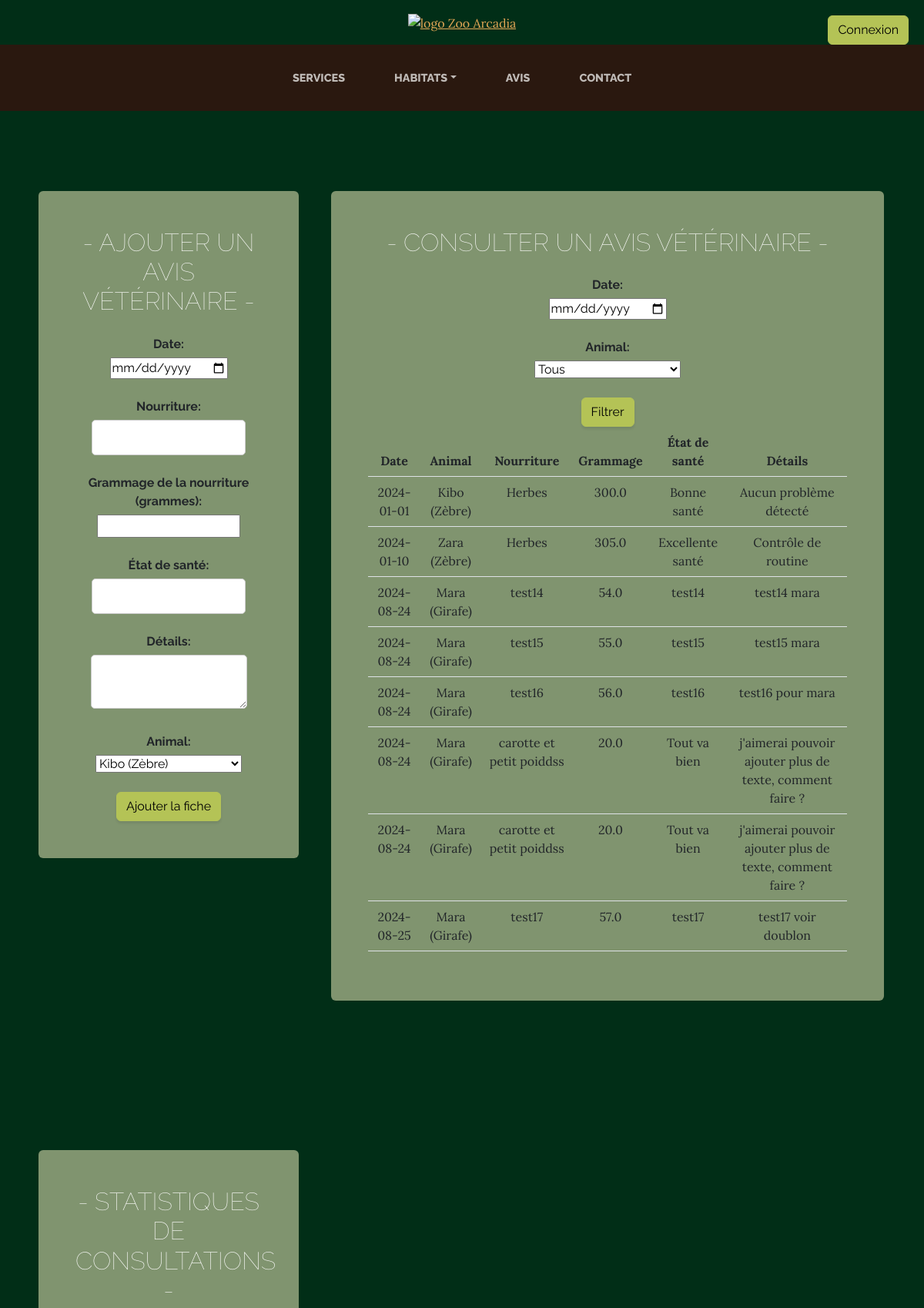
The page /admin (upper part) on the database its author committed.
### app.py (models this page shows)
class VetRecord(db.Model):
    id = db.Column(db.Integer, primary_key=True)
    date = db.Column(db.Date, nullable=False)
    food = db.Column(db.String(100), nullable=False)
    weight = db.Column(db.Float, nullable=False)
    health_status = db.Column(db.String(200), nullable=False)
    details = db.Column(db.Text, nullable=True)
    animal_id = db.Column(db.Integer, db.ForeignKey('animal.id'), nullable=False)
    animal = db.relationship('Animal', back_populates='vet_records')
    consultation_count = db.Column(db.Integer, default=0)  # Nouveau champ pour le compteur de consultations

class Animal(db.Model):
    id = db.Column(db.Integer, primary_key=True)
    name = db.Column(db.String(100), nullable=False)
    species = db.Column(db.String(100), nullable=False)
    image = db.Column(db.String(200))
    habitat_id = db.Column(db.Integer, db.ForeignKey('habitat.id'), nullable=False)
    vet_records = db.relationship('VetRecord', back_populates='animal', lazy=True)
    consultation_count = db.Column(db.Integer, default=0)  # Nouvelle colonne pour le compteur de consultations

### app.py (the view, shortened to what this page needs)
@app.route('/admin', methods=['GET', 'POST'])
def admin():
    animals = Animal.query.all()
    vet_records = VetRecord.query.all()
    habitats = Habitat.query.all()  # Ajoutez cette ligne pour récupérer les habitats
    consultation_counts = {animal.id: 0 for animal in animals}
    for record in vet_records:
        consultation_counts[record.animal_id] += record.consultation_count
    return render_template('admin.html', animals=animals, vet_records=vet_records, habitats=habitats, consultation_counts=consultation_counts)

### templates/admin.html (shortened to what this page needs)
<!DOCTYPE html>
<html lang="en">
    <head>
        <link href="../static/css/styles.css" rel="stylesheet" />
    </head>
    <body>
        <header classe="text-center">
            <a href="{{ url_for('home') }}">
                <img class="img-logo center" src="/static/assets/img/logo.png" alt="logo Zoo Arcadia" />
            </a>
            <a href="{{ url_for('register') }}" class="btn btn-primary btn-connexion">Connexion</a>
        </header>
        <nav class="navbar navbar-expand-lg navbar-dark py-lg-4" id="mainNav">
            <div class="container">
                <div class="collapse navbar-collapse" id="navbarSupportedContent">
                    <ul class="navbar-nav mx-auto">
                        <li class="nav-item px-lg-4"><a class="nav-link text-uppercase" href="{{ url_for('services') }}">Services</a></li>
                        <li class="nav-item px-lg-4 dropdown">
                            <a class="nav-link text-uppercase dropdown-toggle" href="{{ url_for('habitats') }}" id="navbarDropdown" role="button" data-bs-toggle="dropdown" aria-expanded="false">Habitats</a>
                        </li>
                        <li class="nav-item px-lg-4"><a class="nav-link text-uppercase" href="{{ url_for('home') }}#avis">Avis</a></li>
                        <li class="nav-item px-lg-4"><a class="nav-link text-uppercase" href="{{ url_for('contact') }}">Contact</a></li>
                    </ul>
                </div>
            </div>
        </nav>
        <section class="page-section2 cta2">
            <div class="container">
                <div class="row">
                    <div class="col-xl-14 mx-auto">
                        <div class="row">
                            <div class="col-md-4">
                                <div class="inner5 bg-faded text-center rounded">
                                    <h2 class="section-heading mb-4">
                                        <span class="section-heading-lower2">- Ajouter un avis vétérinaire -</span>
                                    </h2>
                                    <form method="POST" action="{{ url_for('admin') }}">
                                        <label for="date">Date:</label><br>
                                        <input type="date" id="date" name="date" required><br><br>
                                        <label for="food">Nourriture:</label><br>
                                        <input type="text" id="food" name="food" required><br><br>
                                        <label for="weight">Grammage de la nourriture (grammes):</label><br>
                                        <input type="number" step="0.1" id="weight" name="weight" required><br><br>
                                        <label for="health_status">État de santé:</label><br>
                                        <input type="text" id="health_status" name="health_status" required><br><br>
                                        <label for="details">Détails:</label><br>
                                        <textarea id="details" name="details" required></textarea><br><br>
                                        <label for="animal_id">Animal:</label><br>
                                        <select id="animal_id" name="animal_id" required>
                                            {% for animal in animals %}
                                                <option value="{{ animal.id }}">{{ animal.name }} ({{ animal.species }})</option>
                                            {% endfor %}
                                        </select><br><br>
                                        <button type="submit" class="btn btn-primary">Ajouter la fiche</button>
                                    </form>
                                </div>
                            </div>
                            <div class="col-md-8">
                                <div class="inner5 bg-faded text-center rounded">
                                    <h2 class="section-heading mb-4">
                                        <span class="section-heading-lower2">- Consulter un avis vétérinaire -</span>
                                    </h2>
                                    <form method="GET" action="{{ url_for('admin') }}">
                                        <label for="date">Date:</label><br>
                                        <input type="date" id="date" name="date"><br><br>
                                        <label for="animal_id">Animal:</label><br>
                                        <select id="animal_id" name="animal_id">
                                            <option value="">Tous</option>
                                        </select><br><br>
                                        <button type="submit" class="btn btn-primary">Filtrer</button>
                                    </form>
                                    <table class="table">
                                        <thead>
                                            <tr>
                                                <th>Date</th>
                                                <th>Animal</th>
                                                <th>Nourriture</th>
                                                <th>Grammage</th>
                                                <th>État de santé</th>
                                                <th>Détails</th>
                                            </tr>
                                        </thead>
                                        <tbody>
                                            {% for record in vet_records %}
                                                <tr>
                                                    <td>{{ record.date }}</td>
                                                    <td>{{ record.animal.name }} ({{ record.animal.species }})</td>
                                                    <td>{{ record.food }}</td>
                                                    <td>{{ record.weight }}</td>
                                                    <td>{{ record.health_status }}</td>
                                                    <td>{{ record.details }}</td>
                                                </tr>
                                            {% endfor %}
                                        </tbody>
                                    </table>
                                </div>
                            </div>
                        </div>
                    </div>
                </div>
            </div>
        </section>
        <section class="page-section2 cta2">
            <div class="container">
                <div class="row">
                    <div class="col-xl-14 mx-auto">
                        <div class="row">
                            <div class="col-md-4">
                                <div class="inner5 bg-faded text-center rounded">
                                    <h2 class="section-heading mb-4">
                                        <span class="section-heading-lower2">- statistiques de consultations -</span>
                                    </h2>
                                </div>
                            </div>
                        </div>
                    </div>
                </div>
            </div>
        </section>
    </body>
</html>

### rows shown on the page
VetRecord: date "2024-01-01", animal.name "Kibo", animal.species "Zèbre", food "Herbes", weight "300.0", health_status "Bonne santé", details "Aucun problème détecté"
VetRecord: date "2024-01-10", animal.name "Zara", animal.species "Zèbre", food "Herbes", weight "305.0", health_status "Excellente santé", details "Contrôle de routine"
VetRecord: date "2024-08-24", animal.name "Mara", animal.species "Girafe", food "test14", weight "54.0", health_status "test14", details "test14 mara"
VetRecord: date "2024-08-24", animal.name "Mara", animal.species "Girafe", food "test15", weight "55.0", health_status "test15", details "test15 mara"
VetRecord: date "2024-08-24", animal.name "Mara", animal.species "Girafe", food "test16", weight "56.0", health_status "test16", details "test16 pour mara"
VetRecord: date "2024-08-24", animal.name "Mara", animal.species "Girafe", food "carotte et petit poiddss", weight "20.0", health_status "Tout va bien", details "j'aimerai pouvoir ajouter plus de texte, comment faire ?"
VetRecord: date "2024-08-24", animal.name "Mara", animal.species "Girafe", food "carotte et petit poiddss", weight "20.0", health_status "Tout va bien", details "j'aimerai pouvoir ajouter plus de texte, comment faire ?"
VetRecord: date "2024-08-25", animal.name "Mara", animal.species "Girafe", food "test17", weight "57.0", health_status "test17", details "test17 voir doublon"

### other values the page prints
form field animal_id "Kibo (Zèbre)"
